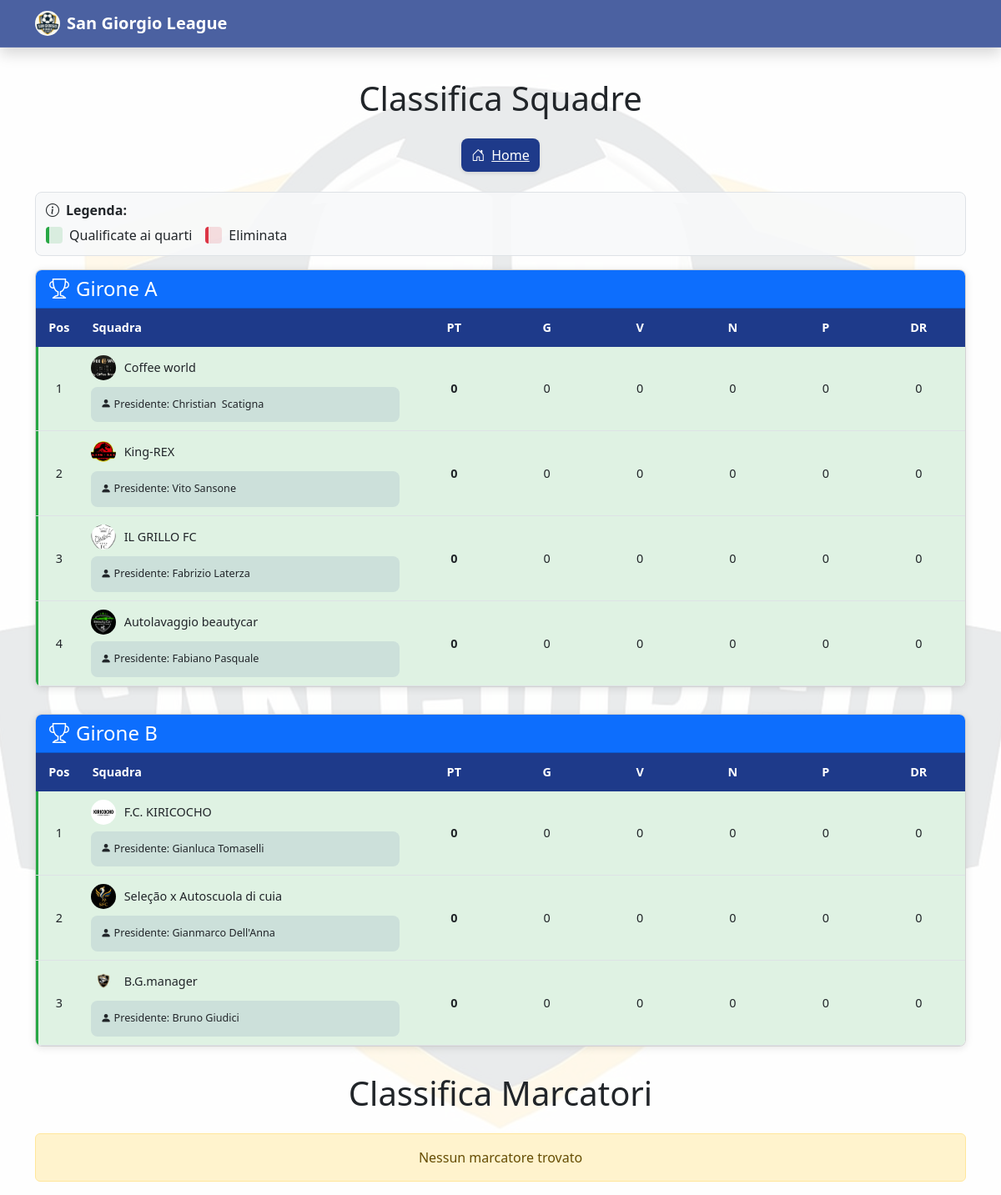
/Classifica.php, run on the app's committed database.
### tables this page shows
CREATE TABLE `squadre` (
  `ID_squadre` int(11) NOT NULL,
  `Nome` varchar(30) DEFAULT NULL,
  `immagini_loghi` varchar(30) NOT NULL,
  `Cod_presidenti` int(11) DEFAULT NULL,
  `Cod_campionato` int(11) DEFAULT NULL,
  `PT` int(11) DEFAULT 0,
  `G` int(11) DEFAULT 0,
  `V` int(11) DEFAULT 0,
  `N` int(11) DEFAULT 0,
  `P` int(11) DEFAULT 0,
  `DR` int(11) DEFAULT 0,
  `Girone` varchar(10) DEFAULT NULL
);

CREATE TABLE `presidenti` (
  `ID_presidenti` int(11) NOT NULL,
  `Nome` varchar(30) DEFAULT NULL,
  `Cognome` varchar(30) DEFAULT NULL
);

### Classifica.php (the view, shortened to what this page needs)
<!DOCTYPE html>
<html lang="it">
<head>
    <link href="https://cdn.jsdelivr.net/npm/bootstrap@5.3.3/dist/css/bootstrap.min.css" rel="stylesheet">
    <link href="https://cdn.jsdelivr.net/npm/bootstrap-icons@1.10.5/font/bootstrap-icons.css" rel="stylesheet">
    <link rel="stylesheet" href="https://cdnjs.cloudflare.com/ajax/libs/animate.css/4.1.1/animate.min.css">
    <link rel="stylesheet" href="./style.css">
</head>
<body>
    <nav class="navbar navbar-expand-lg navbar-dark fixed-top shadow" style="
        background: rgba(30, 58, 138, 0.8);
        backdrop-filter: blur(10px);
        -webkit-backdrop-filter: blur(10px);
        border-bottom: 1px solid rgba(255,255,255,0.1);
    ">
        <div class="container">
            <a class="navbar-brand fw-bold d-flex align-items-center" href="#">
                <img src="./immagini/logosgl.jpg" alt="Logo" width="30" height="30" class="rounded-circle me-2">
                San Giorgio League
            </a>
        </div>
    </nav>
    <div class="container mt-4">
        <h1 class="text-center mb-4 animate__animated animate__fadeInDown">Classifica Squadre</h1>
        <div class="d-flex justify-content-center gap-3 mb-4">
            <a href="index.php" class="nav-btn home-btn">
                <i class="bi bi-house-door me-2"></i>Home
            </a>
        </div>
        <?php
        include 'connessione.php';
        include 'utility.php';
        echo '<div class="legenda-classifica animate__animated animate__fadeIn">';
        echo '<h6><i class="bi bi-info-circle me-2"></i>Legenda:</h6>';
        echo '<div class="d-flex flex-wrap gap-3">';
        echo '<div class="d-flex align-items-center"><span class="legenda-color primo"></span>Qualificate ai quarti</div>';
        echo '<div class="d-flex align-items-center"><span class="legenda-color retrocessione"></span>Eliminata</div>';
        echo '</div>';
        echo '</div>';
        $query_gironi = "SELECT DISTINCT Girone FROM squadre WHERE Cod_campionato = 2 ORDER BY Girone";
        $result_gironi = $conn->query($query_gironi);
        if ($result_gironi->num_rows > 0) {
            while($girone_row = $result_gironi->fetch_assoc()) {
                $girone = $girone_row['Girone'];
                echo '<div class="card animate__animated animate__fadeIn">';
                echo '<div class="card-header bg-primary text-white">';
                echo '<h4 class="mb-0"><i class="bi bi-trophy me-2"></i>Girone '.$girone.'</h4>';
                echo '</div>';
                echo '<div class="card-body p-0">';
                echo '<div class="table-container">';
                echo '<table class="table-classifica mb-0">';
                echo '<thead>';
                echo '<tr>';
                echo '<th style="width: 5%;">Pos</th>';
                echo '<th style="width: 35%; text-align: left;">Squadra</th>';
                echo '<th style="width: 10%;">PT</th>';
                echo '<th style="width: 10%;">G</th>';
                echo '<th style="width: 10%;">V</th>';
                echo '<th style="width: 10%;">N</th>';
                echo '<th style="width: 10%;">P</th>';
                echo '<th style="width: 10%;">DR</th>';
                echo '</tr>';
                echo '</thead>';
                echo '<tbody>';
                $query_squadre = "SELECT
                                    squadre.ID_squadre,
                                    squadre.Nome,
                                    squadre.PT,
                                    squadre.G,
                                    squadre.V,
                                    squadre.N,
                                    squadre.P,
                                    squadre.DR,
                                    presidenti.Nome AS presidente_nome,
                                    presidenti.Cognome AS presidente_cognome
                                FROM squadre
                                LEFT JOIN presidenti ON squadre.Cod_presidenti = presidenti.ID_presidenti
                                WHERE squadre.Cod_campionato = 2
                                AND squadre.Girone = '".$girone."'
                                ORDER BY squadre.PT DESC, squadre.DR DESC";
                $result_squadre = $conn->query($query_squadre);
                if ($result_squadre->num_rows > 0) {
                    $posizione = 1;
                    $num_squadre = $result_squadre->num_rows;
                    while($row = $result_squadre->fetch_assoc()) {
                        $rowClass = '';
                        if ($posizione < 5) {
                            $rowClass = 'primo';
                        } elseif ($posizione >= $num_squadre - 1) {
                            $rowClass = 'retrocessione';
                        }
                        echo '<tr class="'.$rowClass.'">';
                        echo '<td>'.$posizione.'</td>';
                        echo '<td style="text-align: left;">';
                        echo displaySquadraWithLogo($row['Nome'], $conn);
                        if (!empty($row['presidente_nome']) || !empty($row['presidente_cognome'])) {
                            $presidente = trim($row['presidente_nome'] . ' ' . $row['presidente_cognome']);
                            echo '<div class="presidente-info small">';
                            echo '<i class="bi bi-person-fill"></i> Presidente: '.$presidente;
                            echo '</div>';
                        }
                        echo '</td>';
                        echo '<td><strong>'.$row['PT'].'</strong></td>';
                        echo '<td>'.$row['G'].'</td>';
                        echo '<td>'.$row['V'].'</td>';
                        echo '<td>'.$row['N'].'</td>';
                        echo '<td>'.$row['P'].'</td>';
                        echo '<td>'.$row['DR'].'</td>';
                        echo '</tr>';
                        $posizione++;
                    }
                } else {
                    echo '<tr><td colspan="8" class="text-center py-3">Nessuna squadra trovata in questo girone</td></tr>';
                }
                echo '</tbody>';
                echo '</table>';
                echo '</div>';
                echo '</div>';
                echo '</div>';
            }
        } else {
            echo '<div class="alert alert-warning text-center">Nessun girone trovato</div>';
        }
        echo '<h1 class="text-center mb-4 animate__animated animate__fadeIn">Classifica Marcatori</h1>';
        $query_marcatori = "SELECT
                            giocatori.ID_giocatori,
                            giocatori.Nome,
                            giocatori.Cognome,
                            squadre.Nome AS squadra,
                            SUM(cont_goal.Goal) AS gol_totali
                        FROM giocatori
                        JOIN cont_goal ON giocatori.ID_giocatori = cont_goal.Cod_giocatori
                        JOIN squadre ON giocatori.Cod_squadre = squadre.ID_squadre
                        WHERE squadre.Cod_campionato = 2
                        GROUP BY giocatori.ID_giocatori
                        ORDER BY gol_totali DESC";
        $result_marcatori = $conn->query($query_marcatori);
        if ($result_marcatori->num_rows > 0) {
            echo '<div class="card shadow-sm mb-4 animate__animated animate__fadeIn">';
            echo '<div class="card-header bg-primary text-white">';
            echo '<h4 class="mb-0"><i class="bi bi-person-badge me-2"></i>Marcatori</h4>';
            echo '</div>';
            echo '<div class="card-body p-0">';
            echo '<div class="table-container">';
            echo '<table class="table-classifica mb-0">';
            echo '<thead>';
            echo '<tr>';
            echo '<th style="width: 10%;">Pos</th>';
            echo '<th style="width: 40%; text-align: left;">Giocatore</th>';
            echo '<th style="width: 30%; text-align: left;">Squadra</th>';
            echo '<th style="width: 20%;">Gol</th>';
            echo '</tr>';
            echo '</thead>';
            echo '<tbody>';
            $posizione = 1;
            while($row = $result_marcatori->fetch_assoc()) {
                $nome_completo = trim($row['Nome'] . ' ' . $row['Cognome']);
                $rowClass = $posizione <= 3 ? 'top-player' : '';
                echo '<tr class="'.$rowClass.'">';
                echo '<td>'.$posizione.'</td>';
                echo '<td style="text-align: left;">'.$nome_completo.'</td>';
                echo '<td style="text-align: left;">';
                echo displaySquadraWithLogo($row['squadra'], $conn);
                echo '</td>';
                echo '<td><strong>'.$row['gol_totali'].'</strong></td>';
                echo '</tr>';
                $posizione++;
            }
            echo '</tbody>';
            echo '</table>';
            echo '</div>';
            echo '</div>';
            echo '</div>';
        } else {
            echo '<div class="alert alert-warning text-center">Nessun marcatore trovato</div>';
        }
        ?>
    </div>
</body>
</html>

### utility.php (shortened to what this page needs)
<?php
if (!function_exists('getLogoPath')) {
    function getLogoPath($nomeSquadra, $conn) {
        $query = "SELECT immagini_loghi FROM squadre WHERE Nome = ? LIMIT 1";
        $stmt = $conn->prepare($query);
        $stmt->bind_param("s", $nomeSquadra);
        $stmt->execute();
        $result = $stmt->get_result();
        if ($result->num_rows > 0) {
            $row = $result->fetch_assoc();
            return './immagini/' . $row['immagini_loghi'];
        }
        return '';
    }
}
if (!function_exists('displaySquadraWithLogo')) {
    function displaySquadraWithLogo($nomeSquadra, $conn) {
        $logoPath = getLogoPath($nomeSquadra, $conn);
        $output = '';
        if (!empty($logoPath)) {
            $output .= '<img src="'.$logoPath.'" class="squadra-logo" alt="'.$nomeSquadra.'">';
        }
        $output .= '<span class="squadra-nome">'.$nomeSquadra.'</span>';
        return $output;
    }
}
?>

### Classifica.php (style rules this page uses)
body { padding-top: 70px; font-family: 'Segoe UI', Tahoma, Geneva, Verdana, sans-serif; min-height: 100vh; }
body::before { content: ""; position: fixed; top: 0; left: 0; right: 0; bottom: 0; background-image: url("./immagini/logosgl.jpg"); background-repeat: no-repeat; background-position: center center; z-index: -2; background-size: cover; opacity: 0.3; }
body::after { content: ""; position: fixed; top: 0; left: 0; right: 0; bottom: 0; z-index: -1; background-color: rgba(255, 255, 255, 0.7); }
.squadra-logo { width: 30px; height: 30px; margin-right: 10px; vertical-align: middle; border-radius: 50%; object-fit: cover; }
.squadra-nome { vertical-align: middle; }
.nav-btn { display: inline-flex; align-items: center; justify-content: center; padding: 8px 12px; border-radius: 8px; font-weight: 500; transition: all 0.2s ease; box-shadow: 0 2px 4px rgba(0,0,0,0.1); }
.home-btn { background-color: #1e3a8a; color: white; }
.table-container { width: 100%; overflow-x: auto; -webkit-overflow-scrolling: touch; -ms-overflow-style: none; scrollbar-width: none; }
.table-classifica { width: 100%; border-collapse: collapse; font-size: 0.9rem; background-color: rgba(255, 255, 255, 0.9); }
.table-classifica th { background-color: #1e3a8a; color: white; padding: 12px; text-align: center; font-weight: 600; position: sticky; top: 0; }
.table-classifica td { padding: 10px; text-align: center; vertical-align: middle; border-bottom: 1px solid #dee2e6; }
.primo { background-color: rgba(40, 167, 69, 0.15) !important; }
.primo td:first-child { position: relative; }
.primo td:first-child::before { content: ""; position: absolute; left: 0; top: 0; bottom: 0; width: 3px; background-color: #28a745; }
.retrocessione { background-color: rgba(220, 53, 69, 0.15) !important; }
.legenda-classifica { background-color: rgba(248, 249, 250, 0.9); border: 1px solid #dee2e6; margin-bottom: 1rem; padding: 0.75rem; border-radius: 0.5rem; }
.legenda-classifica h6 { font-weight: bold; margin-bottom: 0.5rem; }
.legenda-color { display: inline-block; width: 20px; height: 20px; border-radius: 4px; margin-right: 0.5rem; }
.legenda-color.primo { background-color: rgba(40, 167, 69, 0.3); border-left: 4px solid #28a745; }
.legenda-color.retrocessione { background-color: rgba(220, 53, 69, 0.3); border-left: 4px solid #dc3545; }
.card { background-color: rgba(255, 255, 255, 0.85); border-radius: 8px; overflow: hidden; box-shadow: 0 2px 10px rgba(0,0,0,0.1); margin-bottom: 2rem; }
.presidente-info { background-color: rgba(30, 58, 138, 0.1); padding: 0.75rem; border-radius: 0.5rem; margin-top: 0.5rem; }

### data on the page
squadre: shows a picture, Nome "Coffee world", Cod_presidenti.Cognome "Christian Scatigna", PT "0", G "0", V "0", N "0", P "0", DR "0"
squadre: shows a picture, Nome "King-REX", Cod_presidenti.Cognome "Vito Sansone", PT "0", G "0", V "0", N "0", P "0", DR "0"
squadre: shows a picture, Nome "IL GRILLO FC", Cod_presidenti.Cognome "Fabrizio Laterza", PT "0", G "0", V "0", N "0", P "0", DR "0"
squadre: shows a picture, Nome "Autolavaggio beautycar", Cod_presidenti.Cognome "Fabiano Pasquale", PT "0", G "0", V "0", N "0", P "0", DR "0"
squadre: shows a picture, Nome "F.C. KIRICOCHO", Cod_presidenti.Cognome "Gianluca Tomaselli", PT "0", G "0", V "0", N "0", P "0", DR "0"
squadre: shows a picture, Nome "Seleção x Autoscuola di cuia", Cod_presidenti.Cognome "Gianmarco Dell'Anna", PT "0", G "0", V "0", N "0", P "0", DR "0"
squadre: shows a picture, Nome "B.G.manager", Cod_presidenti.Cognome "Bruno Giudici", PT "0", G "0", V "0", N "0", P "0", DR "0"

### other printed values
$girone "A"
$girone "B"
